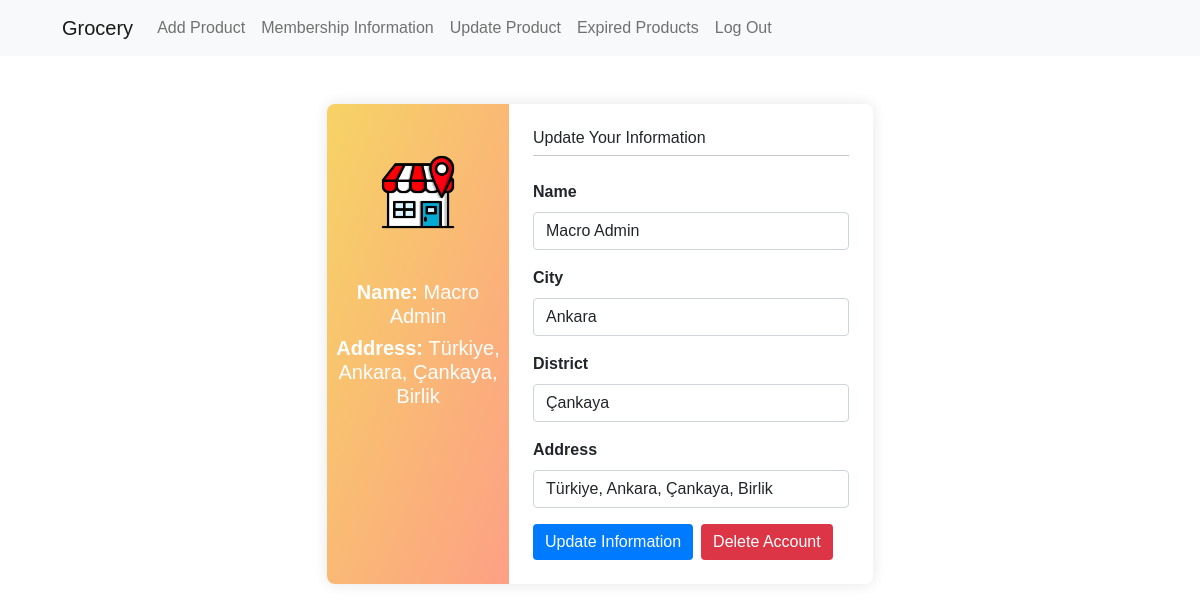
Page /membershipmarket.php (signed in) on the committed database.
### tables this page shows
CREATE TABLE `users` (
  `name` varchar(100) NOT NULL,
  `email` varchar(100) NOT NULL,
  `password` varchar(100) NOT NULL,
  `remember` varchar(200) NOT NULL DEFAULT '',
  `is_admin` tinyint(1) NOT NULL DEFAULT '0',
  `city` varchar(100) NOT NULL,
  `district` varchar(100) NOT NULL,
  `address` varchar(255) NOT NULL,
  `logo` varchar(255) DEFAULT NULL
);

### membershipmarket.php (the view, shortened to what this page needs)
<!DOCTYPE html>
<html lang="en">
<head>
    <link href="https://cdnjs.cloudflare.com/ajax/libs/twitter-bootstrap/5.1.3/css/bootstrap.min.css" rel="stylesheet">
    <link rel="stylesheet" href="https://cdnjs.cloudflare.com/ajax/libs/font-awesome/6.0.0-beta3/css/all.min.css">
    <link rel="stylesheet" href="navbar.css">
    <link rel="stylesheet" href="styles.css">
</head>
<body>
    <?php
    require 'db.php';
    $email = $_SESSION['user_email'];
    $sql = "SELECT name, email, city, district, address FROM users WHERE email = ?";
    $stmt = $pdo->prepare($sql);
    $stmt->execute([$email]);
    $user = $stmt->fetch(PDO::FETCH_ASSOC);
    if (!$user) {
        echo '<p class="text-danger">User information not found.</p>';
        exit;
    }
    else{
        ?>
        <nav class="navbar navbar-expand-lg navbar-light bg-light">
            <div class="container-fluid">
                <a class="navbar-brand" href="addproduct.php">
                    Grocery
                </a>
                <div class="collapse navbar-collapse" id="navbarNav">
                    <ul class="navbar-nav me-auto mb-2 mb-lg-0">
                        <li class="nav-item active">
                            <a class="nav-link" href="addproduct.php">Add Product<span class="sr-only">(current)</span></a>
                        </li>
                        <li class="nav-item">
                            <a class="nav-link" href="#">Membership Information</a>
                        </li>
                        <li class="nav-item">
                            <a class="nav-link" href="updateproduct.php">Update Product</a>
                        </li>
                        <li class="nav-item">
                            <a class="nav-link" href="expired.php">Expired Products</a>
                        </li>
                        <li class="nav-item">
                            <a class="nav-link" href="logout.php">Log Out</a>
                        </li>
                    </ul>
                </div>
            </div>
        </nav>
        <div class="container py-5 h-100">
            <div class="row d-flex justify-content-center align-items-center h-100">
                <div class="col col-lg-6 mb-4 mb-lg-0">
                    <div class="card mb-3">
                        <div class="row g-0">
                            <div class="col-md-4 gradient-custom text-center text-white"
                                style="border-top-left-radius: .5rem; border-bottom-left-radius: .5rem;">
                                <img src="img/7511667.png" alt="Avatar" class="img-fluid my-5" style="width: 80px;" />
                                <h5><b>Name: </b><?php echo htmlspecialchars($user['name']); ?></h5>
                                <h5><b>Address: </b><?php echo htmlspecialchars($user['address']); ?></h5>
                            </div>
                            <div class="col-md-8">
                                <div class="card-body p-4">
                                    <h6>Update Your Information</h6>
                                    <hr class="mt-0 mb-4">
                                    <form method="post">
                                        <div class="mb-3">
                                            <label for="name" class="form-label">Name</label>
                                            <input type="text" class="form-control" id="name" name="name"
                                                value="<?php echo htmlspecialchars($user['name']); ?>" required>
                                        </div>
                                        <div class="mb-3">
                                            <label for="city" class="form-label">City</label>
                                            <input type="text" class="form-control" id="city" name="city"
                                                value="<?php echo htmlspecialchars($user['city']); ?>" required>
                                        </div>
                                        <div class="mb-3">
                                            <label for="district" class="form-label">District</label>
                                            <input type="text" class="form-control" id="district" name="district"
                                                value="<?php echo htmlspecialchars($user['district']); ?>" required>
                                        </div>
                                        <div class="mb-3">
                                            <label for="address" class="form-label">Address</label>
                                            <input type="text" class="form-control" id="address" name="address"
                                                value="<?php echo htmlspecialchars($user['address']); ?>" required>
                                        </div>
                                        <div class="d-flex gap-2">
                                            <button type="submit" class="btn btn-primary">Update Information</button>
                                            <button type="submit" name="delete" class="btn btn-danger"
                                                onclick="return confirm('Are you sure you want to delete your account?');">Delete
                                                Account</button>
                                        </div>
                                    </form>
                                </div>
                            </div>
                        </div>
                    </div>
                </div>
            </div>
        </div>
        <?php
    }
    ?>
</body>
</html>

### navbar.css (style rules this page uses)
* { box-sizing: border-box; }
body { margin: 0; min-height: 200vh; font-size: 0; font-family: Helvetica, Verdana, sans-serif; }

### styles.css (style rules this page uses)
* { box-sizing: border-box; }
body { margin: 0; font-family: Helvetica, Verdana, sans-serif; font-size: 16px; }
@media (min-width: 640px) { nav { padding: 16px 50px 30px 50px; } }
.card { border: none; border-radius: 0.5rem; box-shadow: 0 0 15px rgba(0, 0, 0, 0.1); margin-bottom: 2rem; }
.gradient-custom { background: #f6d365; background: -webkit-linear-gradient(to right bottom, rgba(246, 211, 101, 1), rgba(253, 160, 133, 1)); background: linear-gradient(to right bottom, rgba(246, 211, 101, 1), rgba(253, 160, 133, 1)); color: white; }
.form-label { font-weight: bold; }
.btn-primary { background-color: #007bff; border: none; }
.btn-danger { background-color: #dc3545; border: none; }

### membershipmarket.php (style rules this page uses)
body { min-height: 100vh; }
.gradient-custom { background: #f6d365; background: -webkit-linear-gradient(to right bottom, rgba(246, 211, 101, 1), rgba(253, 160, 133, 1)); background: linear-gradient(to right bottom, rgba(246, 211, 101, 1), rgba(253, 160, 133, 1)); color: white; }
.card { border: none; border-radius: 0.5rem; }
.form-label { font-weight: bold; }
.btn-primary { background-color: #007bff; border: none; }
.btn-danger { background-color: #dc3545; border: none; }

### rows in the picture
users: name "Macro Admin", address "Türkiye, Ankara, Çankaya, Birlik", city "Ankara", district "Çankaya"
